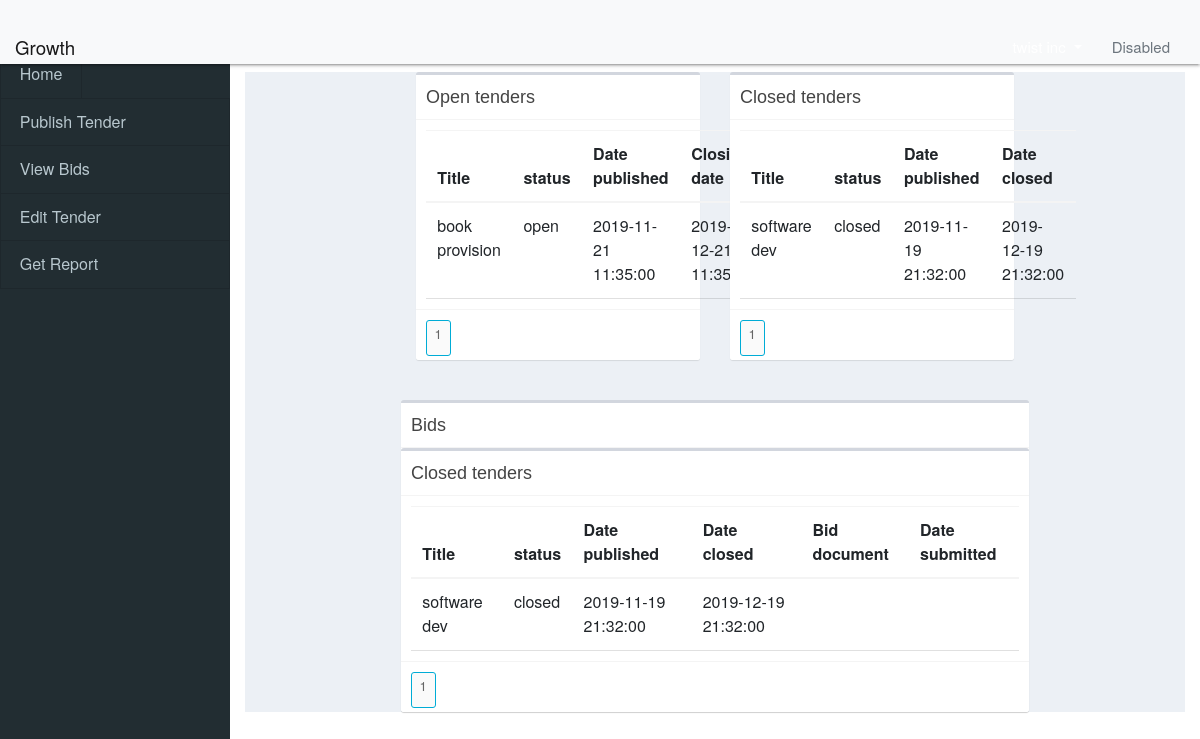
/buyer/buyer_home (signed in), run on the app's committed database.
### tenderingSystem/model.py (models this page shows, shortened)
class Tenders(db.Model):
    id = db.Column(db.INTEGER, primary_key=True, autoincrement=True)
    entity_name = db.Column(db.String(50), nullable=False)
    entity_type = db.Column(db.String(30), nullable=False)
    title = db.Column(db.String(200), nullable=False, unique=True)
    status = db.Column(db.String(8), nullable=False)
    date_published = db.Column(db.DATETIME, default=datetime.utcnow(), nullable=False)
    date_closed = db.Column(db.DATETIME, nullable=False)
    tender_document = db.Column(db.String(100), nullable=False)
    company = db.Column(db.INTEGER, db.ForeignKey("company.id"))
    is_delete = db.Column(db.Boolean, default=False)
    bidTender = db.relationship('Bid', secondary=bidTender, lazy='dynamic',
                                backref=db.backref('tenders', lazy=True))

### tenderingSystem/buyerRoutes.py (the view)
@app.route('/buyer/buyer_home', methods=["GET", "POST"])
@login_required
def buyer_home():
    closed_tender = request.args.get('closed_tender', 1, type=int)
    open_tender = request.args.get('open_tender', 1, type=int)
    company = get_company_information()
    closed_tenders = Tenders.query.filter_by(company=company.id, is_delete=False, status="closed") \
        .paginate(page=closed_tender, per_page=5)
    open_tenders = Tenders.query.filter_by(company=company.id, is_delete=False, status="open") \
        .paginate(page=open_tender, per_page=6)
    bids = ""
    if company:
        if request.method == "GET":
            return render_template('buyer/home.html', company_name=company.company_name
                                   , closed_tenders=closed_tenders, open_tenders=open_tenders)
    else:
        return render_template('buyer/home.html')

### tenderingSystem/helper_functions.py (called while the page is built)
def get_company_information():
    company = Company.query.filter_by(user=current_user.id).first()
    return company

### tenderingSystem/model.py (called while the page is built)
@login_manager.user_loader
def load_user(user_id):
    return Users.query.get(int(user_id))

### tenderingSystem/templates/buyer/home.html
{% extends("buyer.html") %}
{% block head %}
    {{ super() }}
    <link rel="stylesheet" href="{{ url_for('static', filename='css/_all-skins.min.css') }}">
    <link rel="stylesheet" href="{{ url_for('static', filename='css/adminLTE.min.css') }}">
    <link rel="stylesheet" href="{{ url_for('static', filename='css/ionicons.min.css') }}">
    <link rel="stylesheet" href="{{ url_for('static', filename='css/buyer.css') }}">
{% endblock %}
{% block sidebar %}
    <div>
        <ul>
            <li class="waves-effect waves-red sidebar-links"><a  href="{{ url_for('buyer_home') }}">Home</a></li>
            <li class="sidebar-links"><a  href="{{ url_for('publish_tender') }}">Publish Tender</a></li>
            <li class="sidebar-links"><a  href="{{ url_for('view_bids') }}">View Bids</a></li>
            <li class="sidebar-links"><a  href="{{ url_for('edit_tender') }}">Edit Tender</a></li>
            <li class="sidebar-links"><a  href="{{ url_for('get_report') }}">Get Report</a></li>
        </ul>
    </div>
{% endblock %}
{% block body %}
    <div class="container">
        <div class="row mt-2">
            <div class="col-md-6 ">
                <div class="box">
                    <div class="box-header with-border"><h3 class="box-title">Open tenders</h3></div>
                    <div class="box-body">
                        <table class="table">
                            <thead>
                                <tr>
                                    <th>Title</th>
                                    <th>status</th>
                                    <th>Date published</th>
                                    <th>Closing date</th>
                                </tr>
                            </thead>
                            <tbody>
                                {% if open_tenders %}
                                    {% for open_tender in open_tenders.items %}
                                        <tr>
                                            <td>{{ open_tender.title }}</td>
                                            <td>{{ open_tender.status }}</td>
                                            <td>{{ open_tender.date_published }}</td>
                                            <td>{{ open_tender.date_closed }}</td>
                                        </tr>
                                    {% endfor %}
                                {% endif %}
                            </tbody>
                        </table>
                    </div>
                    <div class="box-footer clearfix">
                          <ul class="pagination pagination-sm no-margin pull-right">
                            {% for page_number in open_tenders.iter_pages(left_edge=1, right_edge=1, left_current=1, right_current=2) %}
                                  {% if page_number %}
                                      {% if open_tenders.page == page_number %}
                                          <li class="page-item"><a class="page-link btn btn-info" href="{{ url_for('buyer_home',open_tender_tender=page_number) }}">{{ page_number }}</a></li>
                                      {% else %}
                                          <li class="page-item"><a class="page-link" href="{{ url_for('buyer_home', open_tender_tender=page_number) }}">{{ page_number }}</a></li>
                                      {% endif %}
                                  {% else %}
                                      ...
                                  {% endif %}
                              {% endfor %}
                          </ul>
                    </div>
                </div>
            </div>
            <div class="col-md-6">
                <div class="box">
                    <div class="box-header with-border"><h3 class="box-title">Closed tenders</h3></div>
                    <div class="box-body">
                        <table class="table">
                            <thead>
                                <tr>
                                    <th>Title</th>
                                    <th>status</th>
                                    <th>Date published</th>
                                    <th>Date closed</th>
                                </tr>
                            </thead>
                            <tbody>
                                {% if closed_tenders %}
                                    {% for closed_tender in closed_tenders.items %}
                                        <tr>
                                            <td>{{ closed_tender.title }}</td>
                                            <td>{{ closed_tender.status }}</td>
                                            <td>{{ closed_tender.date_published }}</td>
                                            <td>{{ closed_tender.date_closed }}</td>
                                        </tr>
                                    {% endfor %}
                                {% endif %}
                            </tbody>
                        </table>
                    </div>
                    <div class="box-footer clearfix">
                          <ul class="pagination pagination-sm no-margin pull-right">
                              {% for page_number in closed_tenders.iter_pages(left_edge=1, right_edge=1, left_current=1, right_current=2) %}
                                  {% if page_number %}
                                      {% if closed_tenders.page == page_number %}
                                          <li class="page-item"><a class="page-link btn btn-info" href="{{ url_for('buyer_home', closed_tender=page_number) }}">{{ page_number }}</a></li>
                                      {% else %}
                                          <li class="page-item"><a class="page-link" href="{{ url_for('buyer_home', closed_tender=page_number) }}">{{ page_number }}</a></li>
                                      {% endif %}
                                  {% else %}
                                      ...
                                  {% endif %}
                              {% endfor %}
                          </ul>
                    </div>
                </div>
            </div>
        </div>
        <div id="row mt-2">
            <div class="box">
                <div class="box-header with-border"><h3 class="box-title">Bids</h3></div>
                <div class="box">
                    <div class="box-header with-border"><h3 class="box-title">Closed tenders</h3></div>
                    <div class="box-body">
                        <table class="table">
                            <thead>
                                <tr>
                                    <th>Title</th>
                                    <th>status</th>
                                    <th>Date published</th>
                                    <th>Date closed</th>
                                    <th>Bid document</th>
                                    <th>Date submitted</th>
                                </tr>
                            </thead>
                            <tbody>
                                {% if closed_tenders %}
                                    {% for open_tender in closed_tenders.items %}
                                        <tr>
                                            <td>{{ open_tender.title }}</td>
                                            <td>{{ open_tender.status }}</td>
                                            <td>{{ open_tender.date_published }}</td>
                                            <td>{{ open_tender.date_closed }}</td>
                                            <td>{{ open_tender.date_submitted }}</td>
                                            <td><a href="{{ url_for('download_bds_document', document_name=open_tender.bid_document) }}" target="_blank">{{ open_tender.bid_document }}</a></td>
                                        </tr>
                                    {% endfor %}
                                {% endif %}
                            </tbody>
                            </table>
                            </div>
                            <div class="box-footer clearfix">
                                  <ul class="pagination pagination-sm no-margin pull-right">
                                      {% for page_number in closed_tenders.iter_pages(left_edge=1, right_edge=1, left_current=1, right_current=2) %}
                                          {% if page_number %}
                                              {% if closed_tenders.page == page_number %}
                                                  <li class="page-item"><a class="page-link btn btn-info" href="{{ url_for('buyer_home', closed_tender=page_number) }}">{{ page_number }}</a></li>
                                              {% else %}
                                                  <li class="page-item"><a class="page-link" href="{{ url_for('buyer_home', closed_tender=page_number) }}">{{ page_number }}</a></li>
                                              {% endif %}
                                          {% else %}
                                              ...
                                          {% endif %}
                                      {% endfor %}
                                  </ul>
                            </div>
                        </div>
                 </div>
            </div>
        </div>
    </div>
{% endblock %}

### tenderingSystem/static/css/buyer.css (style rules this page uses)
* { margin:0; padding: 0; font-size: 16px; list-style: none; text-decoration: none; }
.sidebar-links a { position: relative; display: block; text-decoration: none; padding: .75rem 1.25rem; margin-bottom: -1px; background-color: #222d32; border: 1px solid rgba(0, 0, 0, 0.125); border-top-color: rgba(0, 0, 0, .125); transition: all 0.3s ease-in-out 0s; }

### data on the page
Tenders: title "book provision", status "open", date_published "2019-11-21 11:35:00", date_closed "2019-12-21 11:35:00"
Tenders: title "software dev", status "closed", date_published "2019-11-19 21:32:00", date_closed "2019-12-19 21:32:00"

### other printed values
{{ page_number }} "1"
